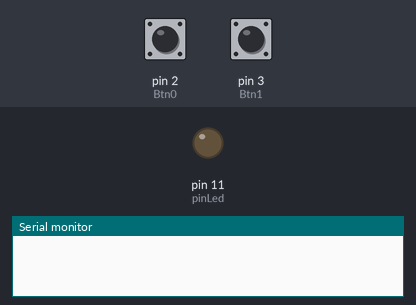
Bench run of a sketch on a simulated Arduino Uno, built with avr-gcc and run on an emulated ATmega328P. Parts: output pins drawn as LEDs (lit = HIGH), the last lines printed to the serial monitor. The test bench sets the inputs (shaded band); at power-on: pin 3 (Btn1) LOW, pin 2 (Btn0) LOW.

Above: at 3.2 s.
3.3 s: pin 3 (Btn1) pulled HIGH for 0.15 s
At 4.2 s:
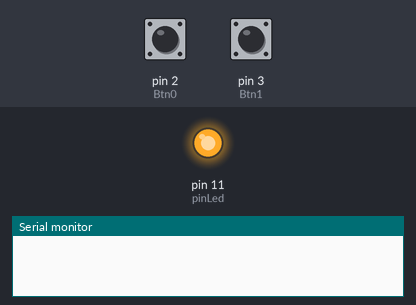
4.9 s: pin 2 (Btn0) pulled HIGH for 0.15 s
At 5.4 s:
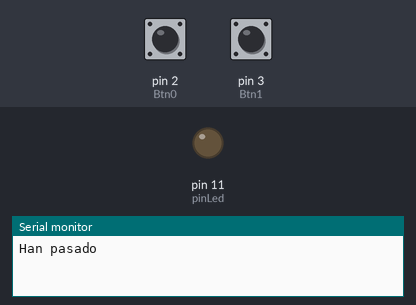
8.0 s: pin 3 (Btn1) pulled HIGH for 1 s
At 9.0 s:
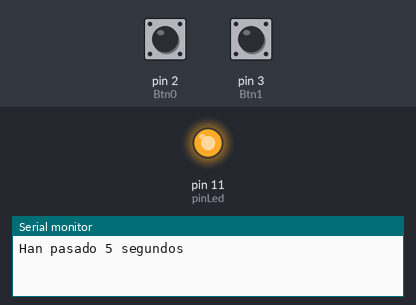
Timing chart, 0 to 11.0 s (numbered marks = the images above; inputs shaded):
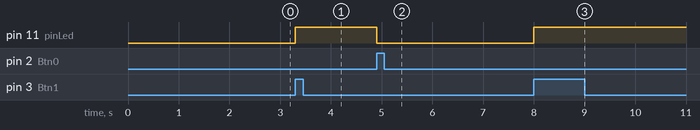

Measured:
- after the input at 3.3 s, pin 11 (pinLed): LOW → HIGH at once
- after the input at 4.9 s, pin 11 (pinLed): HIGH → LOW at once
- after the input at 8.0 s, pin 11 (pinLed): LOW → HIGH at once

The sketch:

ISR.ino
```cpp
/*

* Esta experiencia muestra el uso de ISR. Consiste en que al presionar el boton, sin importar en que momento se haga,

* el led cambiara su estado: si esta en su fase encendida, se apagara, y viceversa.

*/

int Btn0 = 2; // Pin ligado a int.0

int Btn1 = 3; // Pin ligado a int.1

int pinLed = 11;

void setup() {

pinMode(Btn0, INPUT);

pinMode(Btn1, INPUT);

pinMode(pinLed, OUTPUT);

attachInterrupt(0,apaga_led, RISING);

attachInterrupt(1,prende_led, RISING);

Serial.begin(9600);

delay(2000);

}

void loop() {

delay(2500);

Serial.print("Han pasado ");

delay(2500);

Serial.println("5 segundos");

}

/* La funcion de interrupcion cambia el estado actual del led */

void apaga_led() {

digitalWrite(pinLed, 0);

}

void prende_led() {

digitalWrite(pinLed, 1);

}
```
